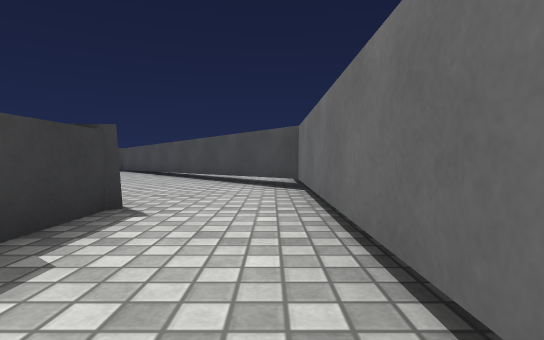
view 1 (above)

12 first-person views from a walk through a scene from a Unity 3-D project. The camera is 0.59 m above the floor, tilts 2° down and sees 80° across. The floor is counted in squares, 1 m on a side. Each view is taken from the middle of a square. On the plan, view 1 faces up. The plan holds only what a view shows up to about 9 squares ahead; the rest is blank. The place goes on beyond the plan. The player character is not drawn. Surface patterns are stand-ins for the level's own textures.

view 2
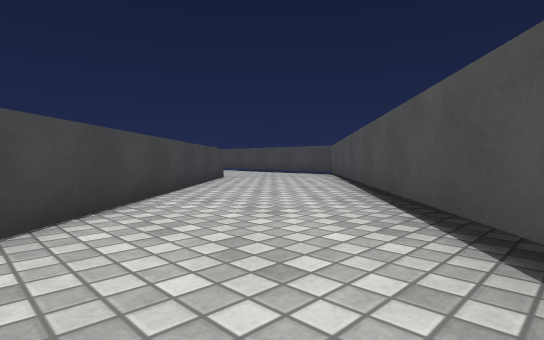

view 3
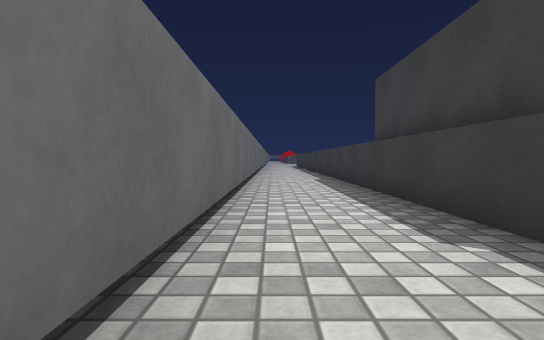

view 4
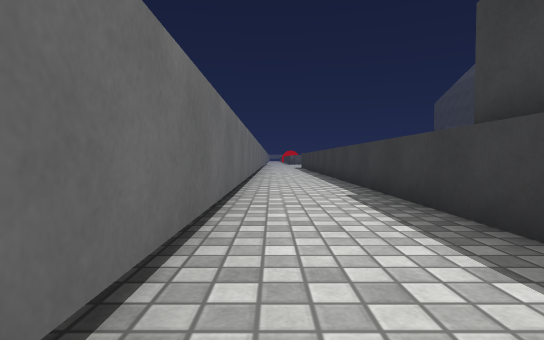

view 5
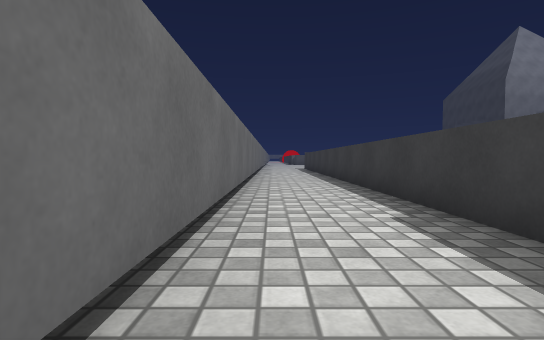

view 6
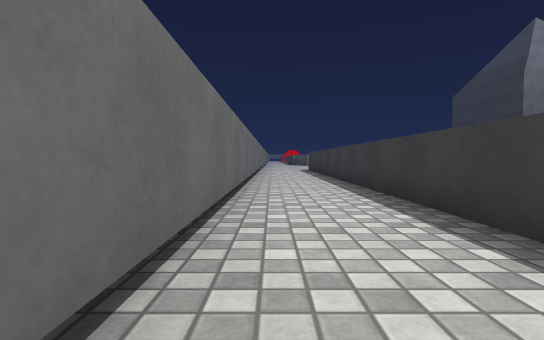

view 7
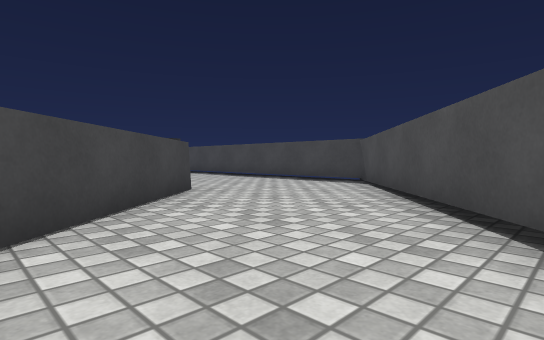

view 8
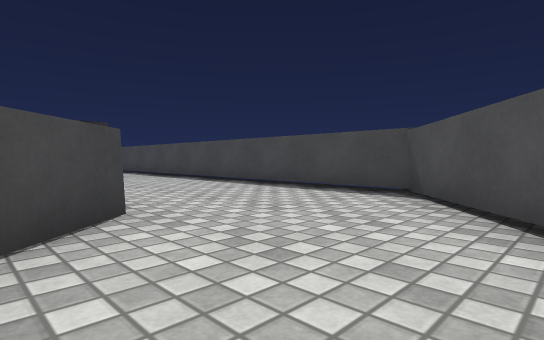

view 9
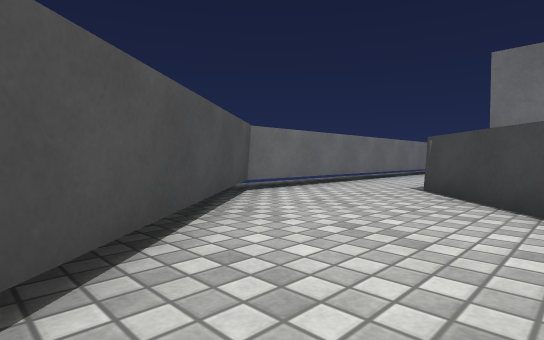

view 10
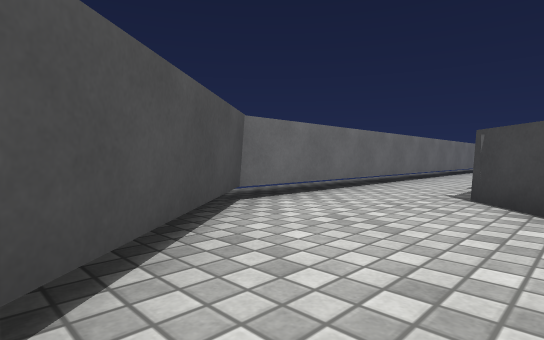

view 11
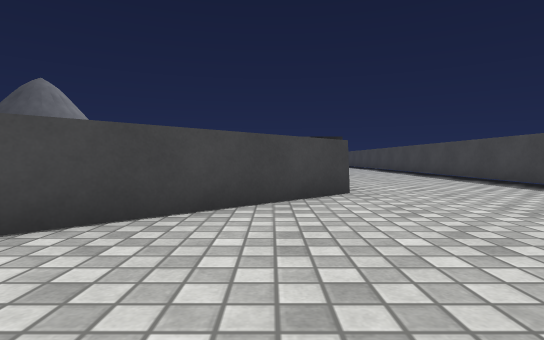

view 12
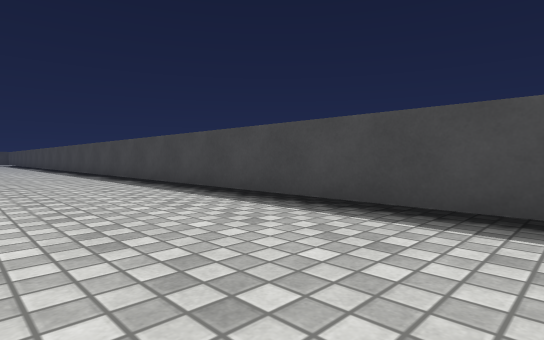

### Floor plan
Points are (right, up) in squares from view 1. A wall is a line through its corners. A room is listed if a view was taken in it or the views show most of it. See-through windows are left out.
Room 1 (views 1, 2, 3, 4, 5, 6, 7, 8, 9, 10, 11, 12)
walls: (-8.8, 11.4) (-8.8, 10.6); (-8.6, 11.4) (-1.8, 3.8) (-2.2, 3.5); (-1.9, 3.9) (-1.9, -10.5); (0.5, -10.4) (0.5, 6.1) (-7.2, 15.3) (-17.5, 15.3)

Where each view was taken, in squares from view 1:
view 1: 0 up, 0 right, facing up
view 2: 5 up, 0 right, facing up-left
view 3: 4 up, 0 right, facing down
view 4: 0 up, 0 right, facing down
view 5: 2 down, 0 right, facing down
view 6: 4 down, 0 right, facing down
view 7: 8 up, 3 left, facing up-left
view 8: 10 up, 5 left, facing up-left
view 9: 10 up, 4 left, facing down-right
view 10: 9 up, 3 left, facing down-right
view 11: 10 up, 3 left, facing left
view 12: 12 up, 8 left, facing up-left
